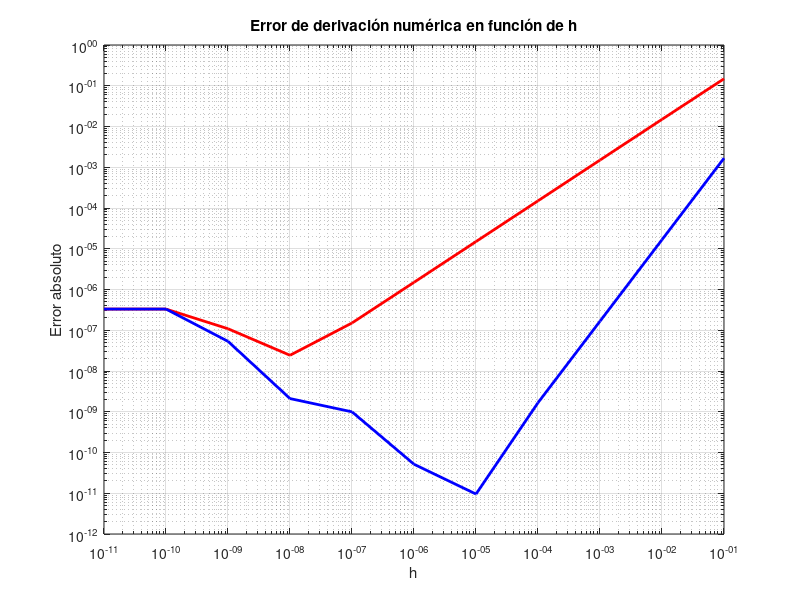

Write MATLAB code to recreate this figure.
clear; clc;
f = @(x) exp(x) - 2*x.^2 + 3*x -1;
df = @(x) exp(x) -4*x + 3;
ddf = @(x) exp(x) -4*x;
x0 = 0;
df_exacta = df(x0);
h = 10.^(-11:-1);

for i =1:length(h)
    df_two_points = (f(x0 +h(i)) - f(x0)) / h(i);
    error_two_points(i) = abs(df_exacta - df_two_points);
    df_three_points = (f(x0 + h(i)) - f(x0 - h(i)))/ (2*h(i));
    error_three_points(i) = abs(df_exacta - df_three_points);
end
figure;
loglog(h,error_two_points, 'r-', 'LineWidth', 2);
hold on;
loglog(h,error_three_points, 'b-', 'LineWidth', 2);
xlabel('h');
ylabel('Error absoluto');
grid on;
title('Error de derivación numérica en función de h');
%se puede ver que hay un punto minimo en cada grafica que no corresponde con
%el h minimo, esto se debe a que apartir de un punto el error de truncamiento 
%llega a un minimo y comienza a dominar el error de redondeo que crece a medida 
%que h decrece.

%Inciso b
%me piden la norma infinito los valores que toma la segunda derivada
%en un intervalo cercano al punto de derivacion, etnonces
x_vals = linspace(0, 0.1, 1000);
norma_f2 = max(abs(ddf(x_vals)));
h0 = 0.1;
cota_teorica = (1/2)* norma_f2 *h0
df_num = (f(x0 + h0) - f(x0)) / h0;
error_real = abs(df_exacta - df_num)
%cota_teorica = 0.050000
%error_real = 0.1483
%vemos que se cumple